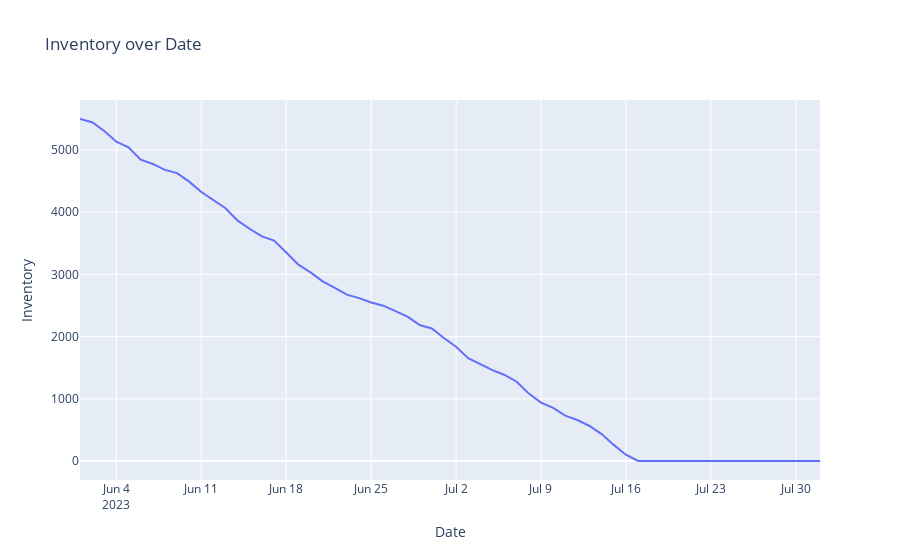

Notebook source saved alongside this figure:
### Code cell
#Now let's visualize Inventory over time
fig_inventory=px.line(df, x='Date',y='Inventory', title='Inventory over Date')
fig_inventory.show()
